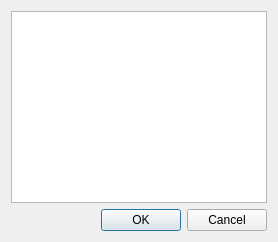
<?xml version="1.0" encoding="UTF-8"?>
<ui version="4.0">
 <class>QuestionMoveDialog</class>
 <widget class="QDialog" name="QuestionMoveDialog">
  <property name="sizePolicy">
   <sizepolicy hsizetype="Expanding" vsizetype="Expanding">
    <horstretch>0</horstretch>
    <verstretch>0</verstretch>
   </sizepolicy>
  </property>
  <property name="windowTitle">
   <string>将要移动至</string>
  </property>
  <layout class="QVBoxLayout" name="verticalLayout">
   <item>
    <widget class="QTreeView" name="treeView"/>
   </item>
   <item>
    <widget class="QDialogButtonBox" name="buttonBox">
     <property name="orientation">
      <enum>Qt::Horizontal</enum>
     </property>
     <property name="standardButtons">
      <set>QDialogButtonBox::Cancel|QDialogButtonBox::Ok</set>
     </property>
    </widget>
   </item>
  </layout>
 </widget>
 <resources/>
 <connections>
  <connection>
   <sender>buttonBox</sender>
   <signal>accepted()</signal>
   <receiver>QuestionMoveDialog</receiver>
   <slot>accept()</slot>
   <hints>
    <hint type="sourcelabel">
     <x>248</x>
     <y>254</y>
    </hint>
    <hint type="destinationlabel">
     <x>157</x>
     <y>274</y>
    </hint>
   </hints>
  </connection>
  <connection>
   <sender>buttonBox</sender>
   <signal>rejected()</signal>
   <receiver>QuestionMoveDialog</receiver>
   <slot>reject()</slot>
   <hints>
    <hint type="sourcelabel">
     <x>316</x>
     <y>260</y>
    </hint>
    <hint type="destinationlabel">
     <x>286</x>
     <y>274</y>
    </hint>
   </hints>
  </connection>
 </connections>
</ui>
